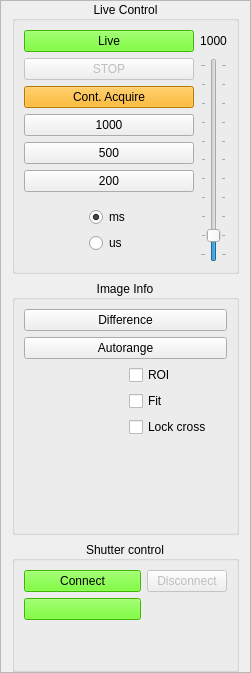
     <widget class="QFrame" name="frame">
      <property name="frameShape">
       <enum>QFrame::StyledPanel</enum>
      </property>
      <property name="frameShadow">
       <enum>QFrame::Raised</enum>
      </property>
      <layout class="QVBoxLayout" name="verticalLayout" stretch="0,0,0">
       <property name="topMargin">
        <number>0</number>
       </property>
       <property name="bottomMargin">
        <number>0</number>
       </property>
       <item>
        <widget class="QGroupBox" name="groupBox">
         <property name="title">
          <string>Live Control</string>
         </property>
         <property name="alignment">
          <set>Qt::AlignCenter</set>
         </property>
         <layout class="QGridLayout" name="gridLayout_2" rowstretch="1,0,0,0,0,0,0" columnstretch="3,0">
          <property name="leftMargin">
           <number>9</number>
          </property>
          <property name="topMargin">
           <number>9</number>
          </property>
          <property name="rightMargin">
           <number>9</number>
          </property>
          <property name="bottomMargin">
           <number>9</number>
          </property>
          <property name="spacing">
           <number>6</number>
          </property>
          <item row="6" column="0">
           <widget class="QFrame" name="frame_3">
            <property name="sizePolicy">
             <sizepolicy hsizetype="Preferred" vsizetype="Expanding">
              <horstretch>0</horstretch>
              <verstretch>0</verstretch>
             </sizepolicy>
            </property>
            <property name="frameShape">
             <enum>QFrame::NoFrame</enum>
            </property>
            <property name="frameShadow">
             <enum>QFrame::Plain</enum>
            </property>
            <layout class="QGridLayout" name="gridLayout_3">
             <item row="0" column="1">
              <widget class="QRadioButton" name="millis_btn">
               <property name="sizePolicy">
                <sizepolicy hsizetype="Minimum" vsizetype="Expanding">
                 <horstretch>0</horstretch>
                 <verstretch>0</verstretch>
                </sizepolicy>
               </property>
               <property name="layoutDirection">
                <enum>Qt::LeftToRight</enum>
               </property>
               <property name="text">
                <string>ms</string>
               </property>
               <property name="checked">
                <bool>true</bool>
               </property>
              </widget>
             </item>
             <item row="1" column="1">
              <widget class="QRadioButton" name="micros_btn">
               <property name="sizePolicy">
                <sizepolicy hsizetype="Minimum" vsizetype="Expanding">
                 <horstretch>0</horstretch>
                 <verstretch>0</verstretch>
                </sizepolicy>
               </property>
               <property name="text">
                <string>us</string>
               </property>
              </widget>
             </item>
             <item row="0" column="0">
              <spacer name="horizontalSpacer">
               <property name="sizePolicy">
                <sizepolicy hsizetype="Minimum" vsizetype="Minimum">
                 <horstretch>0</horstretch>
                 <verstretch>0</verstretch>
                </sizepolicy>
               </property>
               <property name="orientation">
                <enum>Qt::Horizontal</enum>
               </property>
               <property name="sizeHint" stdset="0">
                <size>
                 <width>40</width>
                 <height>20</height>
                </size>
               </property>
              </spacer>
             </item>
             <item row="0" column="2">
              <spacer name="horizontalSpacer_2">
               <property name="sizePolicy">
                <sizepolicy hsizetype="Minimum" vsizetype="Minimum">
                 <horstretch>0</horstretch>
                 <verstretch>0</verstretch>
                </sizepolicy>
               </property>
               <property name="orientation">
                <enum>Qt::Horizontal</enum>
               </property>
               <property name="sizeHint" stdset="0">
                <size>
                 <width>40</width>
                 <height>20</height>
                </size>
               </property>
              </spacer>
             </item>
            </layout>
           </widget>
          </item>
          <item row="1" column="1" rowspan="6">
           <widget class="QSlider" name="exposure_slider">
            <property name="sizePolicy">
             <sizepolicy hsizetype="Expanding" vsizetype="Expanding">
              <horstretch>0</horstretch>
              <verstretch>0</verstretch>
             </sizepolicy>
            </property>
            <property name="minimum">
             <number>1</number>
            </property>
            <property name="maximum">
             <number>10000</number>
            </property>
            <property name="sliderPosition">
             <number>1000</number>
            </property>
            <property name="orientation">
             <enum>Qt::Vertical</enum>
            </property>
            <property name="invertedAppearance">
             <bool>false</bool>
            </property>
            <property name="invertedControls">
             <bool>false</bool>
            </property>
            <property name="tickPosition">
             <enum>QSlider::TicksBothSides</enum>
            </property>
            <property name="tickInterval">
             <number>1000</number>
            </property>
           </widget>
          </item>
          <item row="5" column="0">
           <widget class="QPushButton" name="expo200_btn">
            <property name="sizePolicy">
             <sizepolicy hsizetype="Minimum" vsizetype="Expanding">
              <horstretch>0</horstretch>
              <verstretch>0</verstretch>
             </sizepolicy>
            </property>
            <property name="text">
             <string>200</string>
            </property>
           </widget>
          </item>
          <item row="2" column="0">
           <widget class="QPushButton" name="live_acquire_btn">
            <property name="sizePolicy">
             <sizepolicy hsizetype="Minimum" vsizetype="Expanding">
              <horstretch>0</horstretch>
              <verstretch>0</verstretch>
             </sizepolicy>
            </property>
            <property name="styleSheet">
             <string notr="true">background-color: rgb(255, 170, 0);</string>
            </property>
            <property name="text">
             <string>Cont. Acquire</string>
            </property>
           </widget>
          </item>
          <item row="4" column="0">
           <widget class="QPushButton" name="expo500_btn">
            <property name="sizePolicy">
             <sizepolicy hsizetype="Minimum" vsizetype="Expanding">
              <horstretch>0</horstretch>
              <verstretch>0</verstretch>
             </sizepolicy>
            </property>
            <property name="text">
             <string>500</string>
            </property>
           </widget>
          </item>
          <item row="0" column="1">
           <widget class="QLabel" name="exposure_label">
            <property name="sizePolicy">
             <sizepolicy hsizetype="Preferred" vsizetype="Expanding">
              <horstretch>0</horstretch>
              <verstretch>0</verstretch>
             </sizepolicy>
            </property>
            <property name="text">
             <string>1000</string>
            </property>
            <property name="alignment">
             <set>Qt::AlignCenter</set>
            </property>
           </widget>
          </item>
          <item row="3" column="0">
           <widget class="QPushButton" name="expo1000_btn">
            <property name="sizePolicy">
             <sizepolicy hsizetype="Minimum" vsizetype="Expanding">
              <horstretch>0</horstretch>
              <verstretch>0</verstretch>
             </sizepolicy>
            </property>
            <property name="text">
             <string>1000</string>
            </property>
           </widget>
          </item>
          <item row="0" column="0">
           <widget class="QPushButton" name="live_btn">
            <property name="sizePolicy">
             <sizepolicy hsizetype="Minimum" vsizetype="Expanding">
              <horstretch>0</horstretch>
              <verstretch>0</verstretch>
             </sizepolicy>
            </property>
            <property name="styleSheet">
             <string notr="true">background-color: rgb(85, 255, 0);</string>
            </property>
            <property name="text">
             <string>Live</string>
            </property>
           </widget>
          </item>
          <item row="1" column="0">
           <widget class="QPushButton" name="live_stop_btn">
            <property name="enabled">
             <bool>false</bool>
            </property>
            <property name="sizePolicy">
             <sizepolicy hsizetype="Minimum" vsizetype="Expanding">
              <horstretch>0</horstretch>
              <verstretch>0</verstretch>
             </sizepolicy>
            </property>
            <property name="text">
             <string>STOP</string>
            </property>
           </widget>
          </item>
         </layout>
        </widget>
       </item>
       <item>
        <widget class="QGroupBox" name="groupBox_2">
         <property name="title">
          <string>Image Info</string>
         </property>
         <property name="alignment">
          <set>Qt::AlignCenter</set>
         </property>
         <property name="checkable">
          <bool>false</bool>
         </property>
         <layout class="QGridLayout" name="gridLayout_4">
          <item row="1" column="0" colspan="2">
           <widget class="QPushButton" name="autorange_btn">
            <property name="text">
             <string>Autorange</string>
            </property>
           </widget>
          </item>
          <item row="3" column="1">
           <widget class="QCheckBox" name="fit_chkbx">
            <property name="text">
             <string>Fit</string>
            </property>
           </widget>
          </item>
          <item row="4" column="0">
           <widget class="QLabel" name="integral_label">
            <property name="sizePolicy">
             <sizepolicy hsizetype="Preferred" vsizetype="Fixed">
              <horstretch>0</horstretch>
              <verstretch>0</verstretch>
             </sizepolicy>
            </property>
            <property name="text">
             <string/>
            </property>
           </widget>
          </item>
          <item row="2" column="1">
           <widget class="QCheckBox" name="ROI_chkbx">
            <property name="text">
             <string>ROI</string>
            </property>
           </widget>
          </item>
          <item row="4" column="1">
           <widget class="QCheckBox" name="lock_cross_chkbx">
            <property name="text">
             <string>Lock cross</string>
            </property>
           </widget>
          </item>
          <item row="2" column="0" rowspan="2">
           <widget class="QLabel" name="pixel_info_lbl">
            <property name="sizePolicy">
             <sizepolicy hsizetype="Preferred" vsizetype="Fixed">
              <horstretch>0</horstretch>
              <verstretch>0</verstretch>
             </sizepolicy>
            </property>
            <property name="text">
             <string/>
            </property>
           </widget>
          </item>
          <item row="5" column="0">
           <widget class="QLabel" name="fit_label">
            <property name="sizePolicy">
             <sizepolicy hsizetype="Preferred" vsizetype="Fixed">
              <horstretch>0</horstretch>
              <verstretch>0</verstretch>
             </sizepolicy>
            </property>
            <property name="minimumSize">
             <size>
              <width>0</width>
              <height>80</height>
             </size>
            </property>
            <property name="text">
             <string/>
            </property>
           </widget>
          </item>
          <item row="0" column="0" colspan="2">
           <widget class="QPushButton" name="pushButton_12">
            <property name="text">
             <string>Difference</string>
            </property>
           </widget>
          </item>
         </layout>
        </widget>
       </item>
       <item>
        <widget class="QGroupBox" name="groupBox_4">
         <property name="styleSheet">
          <string notr="true"/>
         </property>
         <property name="title">
          <string>Shutter control</string>
         </property>
         <property name="alignment">
          <set>Qt::AlignCenter</set>
         </property>
         <property name="checkable">
          <bool>false</bool>
         </property>
         <layout class="QGridLayout" name="gridLayout_6" rowstretch="1,5,0" columnstretch="1,1">
          <item row="0" column="0">
           <widget class="QPushButton" name="shutter_connect_btn">
            <property name="sizePolicy">
             <sizepolicy hsizetype="Minimum" vsizetype="Fixed">
              <horstretch>0</horstretch>
              <verstretch>0</verstretch>
             </sizepolicy>
            </property>
            <property name="styleSheet">
             <string notr="true">background-color: rgb(85, 255, 0);</string>
            </property>
            <property name="text">
             <string>Connect</string>
            </property>
           </widget>
          </item>
          <item row="0" column="1">
           <widget class="QPushButton" name="shutter_disconnect_btn">
            <property name="enabled">
             <bool>false</bool>
            </property>
            <property name="sizePolicy">
             <sizepolicy hsizetype="Minimum" vsizetype="Fixed">
              <horstretch>0</horstretch>
              <verstretch>0</verstretch>
             </sizepolicy>
            </property>
            <property name="text">
             <string>Disconnect</string>
            </property>
           </widget>
          </item>
          <item row="1" column="0">
           <widget class="QPushButton" name="shutter_enable_btn">
            <property name="sizePolicy">
             <sizepolicy hsizetype="Minimum" vsizetype="Maximum">
              <horstretch>0</horstretch>
              <verstretch>0</verstretch>
             </sizepolicy>
            </property>
            <property name="minimumSize">
             <size>
              <width>117</width>
              <height>0</height>
             </size>
            </property>
            <property name="maximumSize">
             <size>
              <width>16777215</width>
              <height>117</height>
             </size>
            </property>
            <property name="styleSheet">
             <string notr="true">background-color: rgb(85, 255, 0);</string>
            </property>
            <property name="text">
             <string/>
            </property>
           </widget>
          </item>
          <item row="2" column="0">
           <spacer name="verticalSpacer">
            <property name="orientation">
             <enum>Qt::Vertical</enum>
            </property>
            <property name="sizeHint" stdset="0">
             <size>
              <width>20</width>
              <height>40</height>
             </size>
            </property>
           </spacer>
          </item>
         </layout>
        </widget>
       </item>
      </layout>
     </widget>
